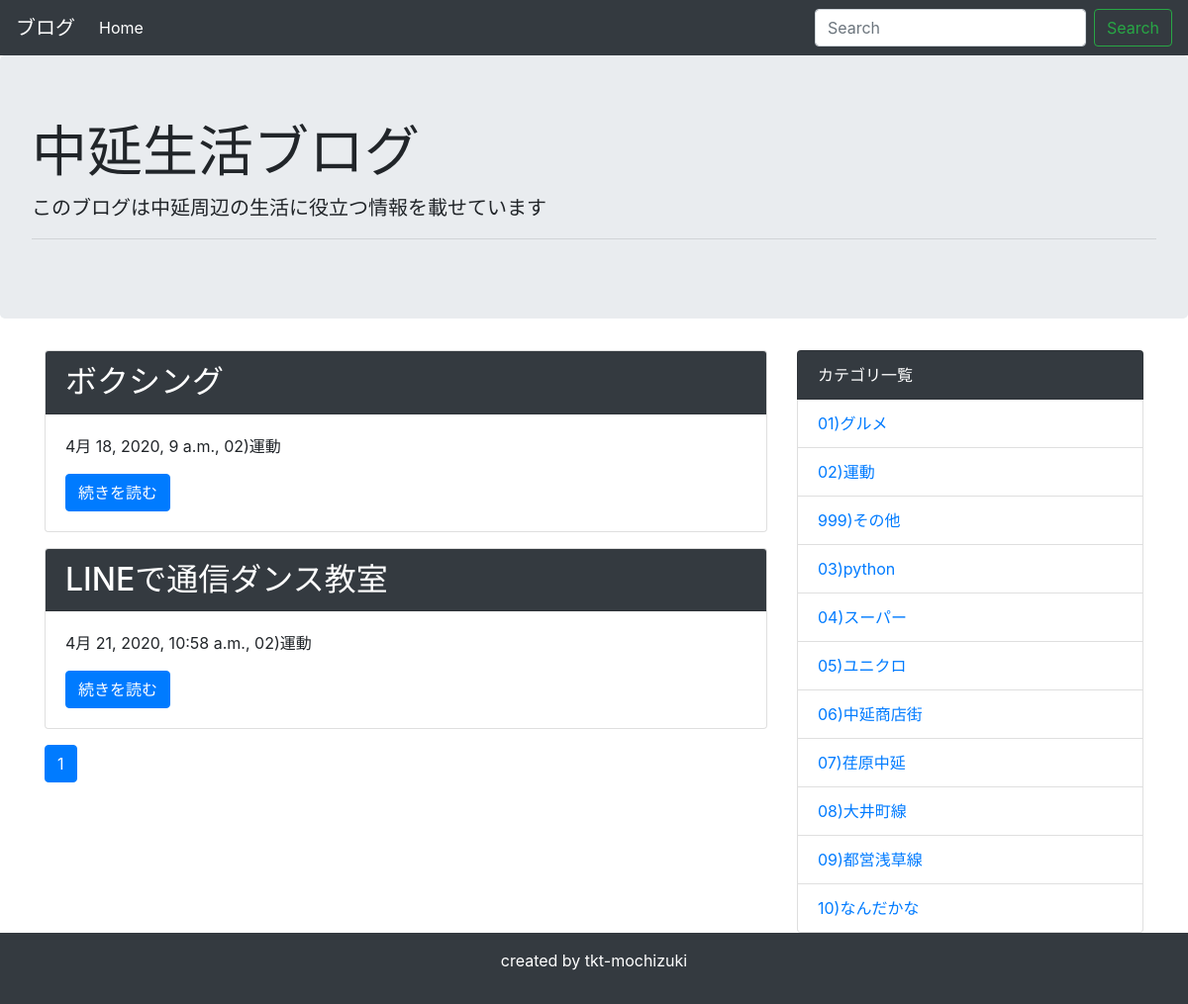
The app's page /category/2/ with its own data.
### blog/models.py (models this page shows, shortened)
class Post(models.Model):
    title = models.CharField('タイトル', max_length=100)
    text = models.TextField('本文')
    created_at = models.DateTimeField('作成日',default=timezone.now)
    category = models.ForeignKey(
        Category, verbose_name = 'カテゴリ', on_delete = models.PROTECT
    )

class Category(models.Model):
    name = models.CharField('カテゴリー名', max_length=200)
    created_at = models.DateTimeField('作成日',default=timezone.now)
    def __str__(self):
        return self.name

### blog/views.py (the view)
# urls.py: path('category/<int:pk>/', views.CategoryView.as_view(), name='category'),
class CategoryView(generic.ListView):
    template_name = 'blog/post_list.html'
    model = Post
    paginate_by = 10 # 追加
    def get_queryset(self):
        category = get_object_or_404(Category, pk=self.kwargs['pk'])
        queryset = Post.objects.order_by('created_at').filter(category=category)
        return queryset

### blog/context_processors.py (called while the page is built)
def common(request):
    context = {
        'category_list':Category.objects.all(),
    }
    return context

### blog/templatetags/mytag.py (called while the page is built)
@register.simple_tag
def url_replace(request, field, value):
    url_dict = request.GET.copy()
    url_dict[field] = value
    return url_dict.urlencode()

### blog/templates/blog/post_list.html
{% extends 'blog/base.html' %}
{% block content %}
{% for post in post_list %}
<div class="card mb-3">
    <h2 class="card-header bg-dark text-white">{{ post.title }}</h2>
    <div class="card-body">
      <p>{{ post.created_at }}, {{ post.category }}</p>
      <a href="{% url 'blog:detail' post.pk %}" class="btn btn-primary">続きを読む</a>
    </div>
</div>
{% endfor %}
{% include 'blog/pagination.html' %}
{% endblock %}

### blog/templates/blog/base.html (shortened to what this page needs)
<!doctype html>
<html lang="ja">
  <head>
    <link rel="stylesheet" href="https://stackpath.bootstrapcdn.com/bootstrap/4.4.1/css/bootstrap.min.css">
  </head>
  <body>
    <nav class="navbar navbar-expand-lg navbar-dark bg-dark">
      <a class="navbar-brand" href="#">ブログ</a>
      <div class="collapse navbar-collapse" id="navbarSupportedContent">
        <ul class="navbar-nav mr-auto">
          <li class="nav-item active">
            <a class="nav-link" href="{% url 'blog:index' %}">Home</a>
          </li>
        </ul>
        <form class="form-inline my-2 my-lg-0" method="GET" action="{% url 'blog:index' %}">
          <input class="form-control mr-sm-2" type="text" placeholder="Search" aria-label="Search" name="keyword">
          <button class="btn btn-outline-success my-2 my-sm-0" type="submit">Search</button>
        </form>
      </div>
    </nav>
    <div class="jumbotron">
      <h1 class="display-4">中延生活ブログ</h1>
      <p class="lead">このブログは中延周辺の生活に役立つ情報を載せています</p>
      <hr class="my-2">
    </div>
    <div class="container">
      <div class="row">
          <div class="col-md-8">
              {% block content %}
              {% endblock %}
          </div>
          <div class="col-md-4">
              <ul class="list-group">
                  <li class="list-group-item bg-dark text-white">カテゴリ一覧</li>
                  {% for category in category_list %}
                  <li class="list-group-item"><a href="{% url 'blog:category' category.pk %}">{{ category }}</a></li>
                  {% endfor %}
              </ul>
          </div>
      </div>
    </div>
    <footer class="bg-dark text-white text-center py-3">
        <p>created by tkt-mochizuki</p>
    </footer>
  </body>
</html>

### records on screen
Post: title "ボクシング", created_at "4月 18, 2020, 9 a.m.", category "02)運動"
Post: title "LINEで通信ダンス教室", created_at "4月 21, 2020, 10:58 a.m.", category "02)運動"
Category: name "01)グルメ"
Category: name "02)運動"
Category: name "999)その他"
Category: name "03)python"
Category: name "04)スーパー"
Category: name "05)ユニクロ"
Category: name "06)中延商店街"
Category: name "07)荏原中延"
Category: name "08)大井町線"
Category: name "09)都営浅草線"
Category: name "10)なんだかな"

### other values on screen
{{ link_page }} "1"
